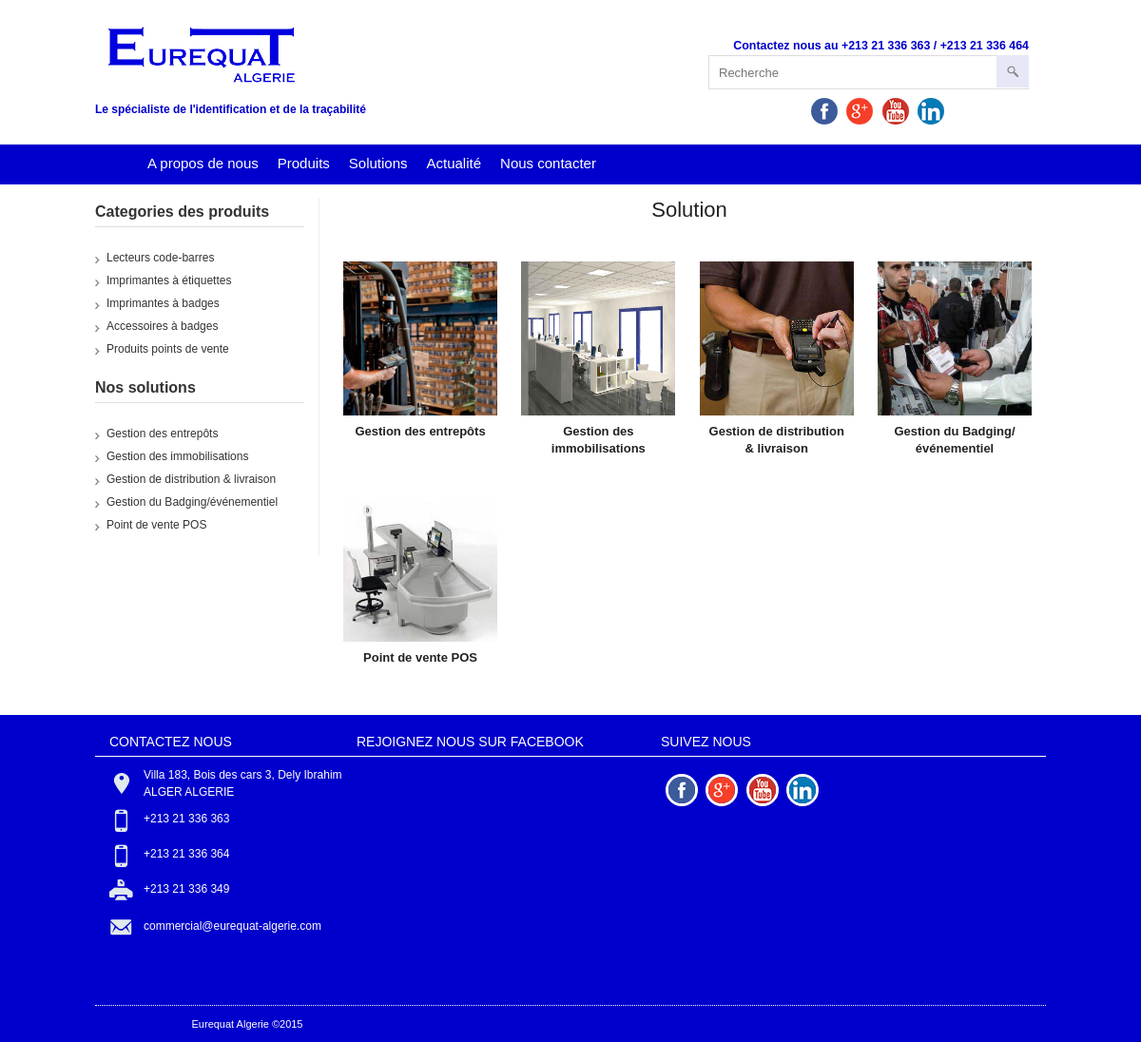
The app's page /afficherSolution.php with its own data.
### tables this page shows
CREATE TABLE IF NOT EXISTS `categories` (
  `id_categorie` int(11) NOT NULL AUTO_INCREMENT,
  `nom_categorie` varchar(100) NOT NULL,
  `image_categorie` varchar(100) NOT NULL,
  `parent_categorie` varchar(100) NOT NULL,
  `parent2_categorie` varchar(100) NOT NULL DEFAULT '0',
  `description_categorie` longtext NOT NULL,
  `date_categorie` timestamp NOT NULL DEFAULT CURRENT_TIMESTAMP ON UPDATE CURRENT_TIMESTAMP,
  PRIMARY KEY (`id_categorie`)
);

CREATE TABLE IF NOT EXISTS `solution` (
  `id_solution` int(11) NOT NULL AUTO_INCREMENT,
  `titre_solution` varchar(100) NOT NULL,
  `contenu_solution` longtext NOT NULL,
  `image_solution` varchar(100) NOT NULL,
  `date_solution` timestamp NOT NULL DEFAULT CURRENT_TIMESTAMP ON UPDATE CURRENT_TIMESTAMP,
  PRIMARY KEY (`id_solution`)
);

### afficherSolution.php (the view)
<?php
include('entete.php');
?>
<br>
<?php
include('menuVertical.php');
?>
<div id="content">
				<h1>Solution</h1>
				<?php
				$requeteVerificationSolution=mysql_query("SELECT * FROM solution ") or die(mysql_error());
				$nbrSolution=mysql_num_rows($requeteVerificationSolution);
					if ($nbrSolution==0)
					{
					echo('<div class="warning">Solution introvable !<a href="index.php"> <img class="close" alt="" src="image/close.png"></a></div>');
					}
					else
					{
							?>
								<div class="product-grid">
									<?php
									while ($getSolution=mysql_fetch_array($requeteVerificationSolution))
									{
										$IDSolution=$getSolution['id_solution'];
										$intituleSolution=$getSolution['titre_solution'];
										$imageSolution=$getSolution['image_solution'];
									?>
										<div>
											<div class="image"><a href="solution.php?solution=<?php echo $IDSolution ;?>"><img src="image/solution/<?php echo $imageSolution ;?>" width="162px;" height="162px;" title="<?php echo $intituleSolution ;?> alt="<?php echo $intituleSolution ;?>/></a></div>
											<div class="name"><a href="solution.php?solution=<?php echo $IDSolution ;?>"><b><?php echo $intituleSolution ;?></b></a></div>
										</div>
									<?php
									}
									?>
								</div>
								<?php
					}
?>
</div>
<?php
include('footer.php');
?>

### entete.php (shortened to what this page needs)
<!DOCTYPE html>
<html dir="ltr" lang="fr">
<head>
<link rel="stylesheet" type="text/css" href="css/stylesheet.css" />
<link rel="stylesheet" type="text/css" href="css/slideshow.css" media="screen" />
<link rel="stylesheet" type="text/css" href="css/flexslider.css" media="screen" />
<link rel="stylesheet" type="text/css" href="js/colorbox/colorbox.css" media="screen" />
<link rel="stylesheet" type="text/css" href="css/carousel.css" media="screen" />
<link href="css/stylePhoto.css" rel="stylesheet" type="text/css" />
</head>
<body>
	<header id="header">
	<div class="main-wrapper">
		<section class="hsecond">
			<div id="logo"><a href="index.php"><img src="image/logo.png" title="Erequat Algerie" alt="Erequat Algerie" /></a></div>
			<div class="rightHeader">
				<div id="search">
				<form action="recherche.php" method="GET">
				  <div class="button-search" name="rechercheBoutton" onclick="recherche();"></div>
				  <input type="text" name="recherche" id="recherche" placeholder="Recherche" value="" />
				</form>
				</div>
				<section id="cart">
				<h4><b>Contactez nous au +213 21 336 363 / +213 21 336 464</b></h4>
				</section>
			</div>
		</section>
		<div class="divHeader">
			<div class="bannerTop" id="leftTop" >
				<b>Le spécialiste de l'identification et de la traçabilité  </b>
			</div>
			<div class="">
				<a href="https://www.facebook.com/Eurequat" target="_blank"><img src="image/facebook.png" alt="Facebook" title="Facebook" class="iconeEntete"></a>
				<a href="https://plus.google.com/u/0/111465932580254675815" target="_blank"> <img src="image/googleplus.png" alt="Google+" title="Google+" class="iconeEntete"> </a>
				<a href="http://www.youtube.com/channel/UCtz9ys57tp5ORUdIY9jYlYg" target="_blank"> <img src="image/youtube.png" alt="youtube" title="youtube" class="iconeEntete"> </a>
				<a href="https://www.linkedin.com/company/eurequat-alg-rie" target="_blank"> <img src="image/linkedin.png" alt="Google+" title="linkedin" class="iconeEntete"> </a>
			</div>
		</div>
	</div >
	  <div class="menuColor">
	  <div class="main-wrapper">
      <nav id="menu">
        <ul>
          <li class="home"><a title="Home" href="index.php"><span>Home</span></a></li>
		   <li><a target="" href="aProposDeNous.php">A propos de nous</a></li>
		  <li><a target="" href="#">Produits</a>
		  </li>
          <li><a  href="afficherSolution.php">Solutions</a>
          </li>
		  <li><a href="afficherActualite.php">Actualité</a></li>
          <li><a href="nousContacter.php">Nous contacter</a></li>
        </ul>
      </nav>
	  </div >
	  </div >
    </header>
	<div class="wrapper-box">
	<div class="main-wrapper">
	<div id="container">
      <div id="content">

### menuVertical.php (shortened to what this page needs)
<div id="column-left">
<div class="box">
	<div class="box-heading">Categories des produits</div>
	<div class="box-content box-category">
		<ul id="cat_accordion">
		<?php
					$requeteCategorieMenu= mysql_query("SELECT * FROM categories WHERE parent_categorie='0' ") or die(mysql_error());
						while($resultatCategorieMenu=mysql_fetch_array($requeteCategorieMenu))
						{
							$IDCategorie= $resultatCategorieMenu['id_categorie'];
							$nomCategorie= $resultatCategorieMenu['nom_categorie'];
				?>
					<li><a href="afficherProduits.php?categorie=<?php echo $IDCategorie; ?>"> <?php echo $nomCategorie; ?></a></li>
				<?php
						}
				?>
		</ul>
	</div>
	<br>
		<div class="box-heading">Nos solutions</div>
	<div class="box-content box-category">
		<ul id="cat_accordion">
		<?php
					$requeteCategorieMenu1= mysql_query("SELECT * FROM solution ") or die(mysql_error());
						while($resultatCategorieMenu1=mysql_fetch_array($requeteCategorieMenu1))
						{
							$IDSolution= $resultatCategorieMenu1['id_solution'];
							$nomSolution= $resultatCategorieMenu1['titre_solution'];
				?>
					<li><a href="solution.php?solution=<?php echo $IDSolution; ?>"> <?php echo $nomSolution; ?></a></li>
				<?php
						}
				?>
		</ul>
	</div>
</div>
</div>

### footer.php (shortened to what this page needs)
		</div>
	</div>
	</div>
	</div>
	<footer id="footer">
    <div class="fpart-inner">
      <div class="social-part">
        <div class="contact contact_icon">
        <h3>Contactez nous</h3>
        <ul>
          <li class="address">Villa 183, Bois des cars 3, Dely Ibrahim ALGER ALGERIE</li>
          <li class="mobile">+213 21 336 363</li>
          <li class="mobile">+213 21 336 364</li>
          <li class="fax">+213 21 336 349</li>
          <li class="email"><a href="mailto:info@contact.com">commercial@eurequat-algerie.com</a></li>
        </ul>
      </div>
        <div id="facebook" class="part3">
          <h3>rejoignez nous sur facebook</h3>
          <div class="line"></div>
        </div>
		<h3>Suivez nous</h3>
		 <div class="social part3">
		<a href="https://www.facebook.com/Eurequat" target="_blank"><img src="image/facebook.png" alt="Facebook" title="Facebook"></a>
		<a href="https://plus.google.com/u/0/111465932580254675815" target="_blank"> <img src="image/googleplus.png" alt="Google+" title="Google+"> </a>
		<a href="http://www.youtube.com/channel/UCtz9ys57tp5ORUdIY9jYlYg" target="_blank"> <img src="image/youtube.png" alt="youtube" title="youtube"> </a>
		<a href="https://www.linkedin.com/company/eurequat-alg-rie" target="_blank"> <img src="image/linkedin.png" alt="Google+" title="linkedin"> </a>
		</div>
      </div>
      <div id="powered">
        <div class="powered_text part3">
          <p>Eurequat Algerie ©2015 </p>
       </div>
      </div>
    </div>
  </footer>
</body>
</html>

### admin/css/stylePhoto.css (style rules this page uses)
body { background:url(img/bg.png) repeat;width:1200px;margin:0 auto }

### records on screen
categories: nom_categorie "Lecteurs code-barres"
categories: nom_categorie "Imprimantes à étiquettes"
categories: nom_categorie "Imprimantes à badges"
categories: nom_categorie "Accessoires à badges"
categories: nom_categorie "Produits points de vente"
solution: titre_solution "Gestion des entrepôts", image_solution (picture)
solution: titre_solution "Gestion des immobilisations", image_solution (picture)
solution: titre_solution "Gestion de distribution & livraison", image_solution (picture)
solution: titre_solution "Gestion du Badging/événementiel", image_solution (picture)
solution: titre_solution "Point de vente POS", image_solution (picture)
